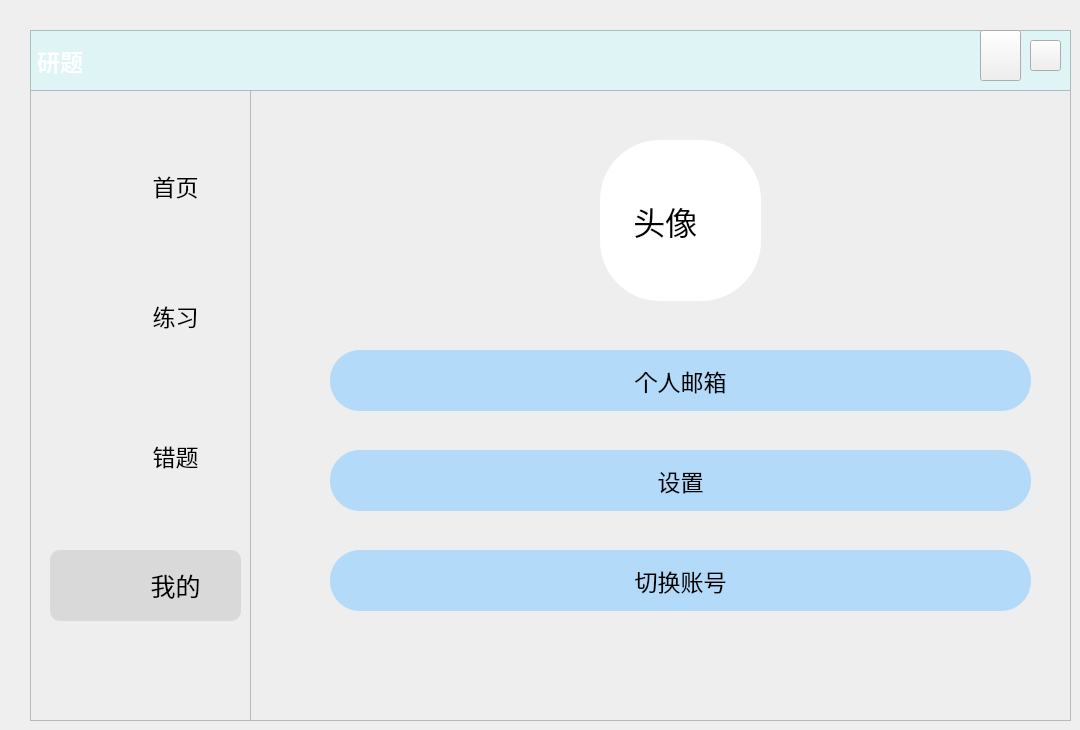
   <widget class="QWidget" name="page_4">
    <widget class="QPushButton" name="Bt_exit_4">
     <property name="geometry">
      <rect>
       <x>1030</x>
       <y>40</y>
       <width>31</width>
       <height>31</height>
      </rect>
     </property>
     <property name="styleSheet">
      <string notr="true">

QPushButton{
	
	border-image: url(:/新前缀/关闭窗口.png);
	

}
QPushButton:hover{
	
	background-color: rgb(255, 0, 0);
	border-radius:30px
}
QPushButton:pressed{
	padding-left:5px;
	padding-top:5px;
}</string>
     </property>
     <property name="text">
      <string/>
     </property>
    </widget>
    <widget class="QLabel" name="head_background_4">
     <property name="geometry">
      <rect>
       <x>30</x>
       <y>30</y>
       <width>1041</width>
       <height>61</height>
      </rect>
     </property>
     <property name="font">
      <font>
       <family>微软雅黑</family>
       <pointsize>17</pointsize>
       <weight>75</weight>
       <bold>true</bold>
      </font>
     </property>
     <property name="styleSheet">
      <string notr="true">background-color: rgb(222, 244, 245);
background-image: url(:/新前缀/背景1.png);
color: rgb(255, 255, 255);</string>
     </property>
     <property name="frameShape">
      <enum>QFrame::StyledPanel</enum>
     </property>
     <property name="frameShadow">
      <enum>QFrame::Sunken</enum>
     </property>
     <property name="text">
      <string>研题</string>
     </property>
    </widget>
    <widget class="QLabel" name="label_right_4">
     <property name="enabled">
      <bool>true</bool>
     </property>
     <property name="geometry">
      <rect>
       <x>250</x>
       <y>30</y>
       <width>821</width>
       <height>691</height>
      </rect>
     </property>
     <property name="styleSheet">
      <string notr="true">QFrame{
	background-color: rgb(238, 238, 238);
}</string>
     </property>
     <property name="frameShape">
      <enum>QFrame::StyledPanel</enum>
     </property>
     <property name="frameShadow">
      <enum>QFrame::Sunken</enum>
     </property>
     <property name="text">
      <string/>
     </property>
    </widget>
    <widget class="QPushButton" name="Bt_shiftacount">
     <property name="geometry">
      <rect>
       <x>330</x>
       <y>550</y>
       <width>701</width>
       <height>61</height>
      </rect>
     </property>
     <property name="font">
      <font>
       <family>微软雅黑</family>
       <pointsize>17</pointsize>
       <weight>50</weight>
       <bold>false</bold>
      </font>
     </property>
     <property name="styleSheet">
      <string notr="true">QPushButton{
	
	background-color: rgb(179, 218, 248);
	color: rgb(0, 0, 0);
	border-radius:30px
}
QPushButton:hover{
	background-color: rgb(217, 217, 217);
	border-radius:30px
}
QPushButton:pressed{
	padding-left:5px;
	padding-top:5px;
}</string>
     </property>
     <property name="text">
      <string>切换账号</string>
     </property>
    </widget>
    <widget class="QFrame" name="frame_left_4">
     <property name="geometry">
      <rect>
       <x>30</x>
       <y>30</y>
       <width>221</width>
       <height>691</height>
      </rect>
     </property>
     <property name="styleSheet">
      <string notr="true">QFrame{
	background-color: rgb(238, 238, 238);
	
}</string>
     </property>
     <property name="frameShape">
      <enum>QFrame::StyledPanel</enum>
     </property>
     <property name="frameShadow">
      <enum>QFrame::Sunken</enum>
     </property>
     <property name="lineWidth">
      <number>0</number>
     </property>
     <widget class="QPushButton" name="Bt_wrong_4">
      <property name="geometry">
       <rect>
        <x>80</x>
        <y>390</y>
        <width>131</width>
        <height>71</height>
       </rect>
      </property>
      <property name="font">
       <font>
        <family>微软雅黑</family>
        <pointsize>17</pointsize>
       </font>
      </property>
      <property name="cursor">
       <cursorShape>PointingHandCursor</cursorShape>
      </property>
      <property name="styleSheet">
       <string notr="true">QPushButton{
	border-radius:30px

}
QPushButton:hover{
	background-color: rgb(217, 217, 217);
	border-radius:30px
}
QPushButton:pressed{
padding-left:5px;
	padding-top:5px;
	background-color: rgb(242, 255, 254);
}</string>
      </property>
      <property name="text">
       <string>错题</string>
      </property>
     </widget>
     <widget class="QFrame" name="frame_chosen_4">
      <property name="geometry">
       <rect>
        <x>20</x>
        <y>520</y>
        <width>191</width>
        <height>71</height>
       </rect>
      </property>
      <property name="font">
       <font>
        <family>微软雅黑</family>
       </font>
      </property>
      <property name="styleSheet">
       <string notr="true">background-color: rgb(217, 217, 217);
border-radius:10px;
</string>
      </property>
      <property name="frameShape">
       <enum>QFrame::StyledPanel</enum>
      </property>
      <property name="frameShadow">
       <enum>QFrame::Raised</enum>
      </property>
     </widget>
     <widget class="QPushButton" name="Bt_mine_4">
      <property name="geometry">
       <rect>
        <x>80</x>
        <y>520</y>
        <width>131</width>
        <height>71</height>
       </rect>
      </property>
      <property name="font">
       <font>
        <family>微软雅黑</family>
        <pointsize>19</pointsize>
        <weight>50</weight>
        <bold>false</bold>
       </font>
      </property>
      <property name="cursor">
       <cursorShape>PointingHandCursor</cursorShape>
      </property>
      <property name="styleSheet">
       <string notr="true">QPushButton{
	color: rgb(0, 0, 0);
	color: rgb(0, 0, 0);
	border-radius:30px
}
QPushButton:pressed{
	padding-left:5px;
	padding-top:5px;
}
</string>
      </property>
      <property name="text">
       <string>我的</string>
      </property>
     </widget>
     <widget class="QPushButton" name="Bt_exercise_4">
      <property name="geometry">
       <rect>
        <x>80</x>
        <y>250</y>
        <width>131</width>
        <height>71</height>
       </rect>
      </property>
      <property name="font">
       <font>
        <family>微软雅黑</family>
        <pointsize>17</pointsize>
        <weight>50</weight>
        <bold>false</bold>
       </font>
      </property>
      <property name="cursor">
       <cursorShape>PointingHandCursor</cursorShape>
      </property>
      <property name="styleSheet">
       <string notr="true">QPushButton{
	border-radius:30px

}
QPushButton:hover{
	background-color: rgb(217, 217, 217);
	border-radius:30px
}
QPushButton:pressed{
padding-left:5px;
	padding-top:5px;
	background-color: rgb(242, 255, 254);
}
</string>
      </property>
      <property name="text">
       <string>练习</string>
      </property>
     </widget>
     <widget class="QLabel" name="label_exercise_4">
      <property name="geometry">
       <rect>
        <x>20</x>
        <y>260</y>
        <width>61</width>
        <height>51</height>
       </rect>
      </property>
      <property name="styleSheet">
       <string notr="true">image: url(:/新前缀/练习.png);</string>
      </property>
      <property name="text">
       <string/>
      </property>
     </widget>
     <widget class="QLabel" name="label_wrong_4">
      <property name="geometry">
       <rect>
        <x>20</x>
        <y>400</y>
        <width>61</width>
        <height>51</height>
       </rect>
      </property>
      <property name="styleSheet">
       <string notr="true">image: url(:/新前缀/错题.png);</string>
      </property>
      <property name="text">
       <string/>
      </property>
     </widget>
     <widget class="QLabel" name="label_mine_4">
      <property name="geometry">
       <rect>
        <x>20</x>
        <y>530</y>
        <width>61</width>
        <height>51</height>
       </rect>
      </property>
      <property name="styleSheet">
       <string notr="true">image: url(:/新前缀/我的.png);
background-color: rgb(217, 217, 217);</string>
      </property>
      <property name="text">
       <string/>
      </property>
     </widget>
     <widget class="QLabel" name="label_main_4">
      <property name="geometry">
       <rect>
        <x>20</x>
        <y>130</y>
        <width>61</width>
        <height>51</height>
       </rect>
      </property>
      <property name="styleSheet">
       <string notr="true">image: url(:/新前缀/首页.png);</string>
      </property>
      <property name="text">
       <string/>
      </property>
     </widget>
     <widget class="QPushButton" name="Bt_main_4">
      <property name="geometry">
       <rect>
        <x>80</x>
        <y>120</y>
        <width>131</width>
        <height>71</height>
       </rect>
      </property>
      <property name="font">
       <font>
        <family>微软雅黑</family>
        <pointsize>17</pointsize>
        <weight>50</weight>
        <italic>false</italic>
        <bold>false</bold>
        <underline>false</underline>
        <strikeout>false</strikeout>
       </font>
      </property>
      <property name="cursor">
       <cursorShape>PointingHandCursor</cursorShape>
      </property>
      <property name="styleSheet">
       <string notr="true">QPushButton{
	border-radius:30px

}
QPushButton:hover{
	background-color: rgb(217, 217, 217);
	border-radius:30px
}
QPushButton:pressed{
padding-left:5px;
	padding-top:5px;
	background-color: rgb(242, 255, 254);
}
</string>
      </property>
      <property name="text">
       <string>首页</string>
      </property>
     </widget>
    </widget>
    <widget class="QPushButton" name="Bt_setting">
     <property name="geometry">
      <rect>
       <x>330</x>
       <y>450</y>
       <width>701</width>
       <height>61</height>
      </rect>
     </property>
     <property name="font">
      <font>
       <family>微软雅黑</family>
       <pointsize>17</pointsize>
       <weight>50</weight>
       <bold>false</bold>
      </font>
     </property>
     <property name="styleSheet">
      <string notr="true">QPushButton{
	
	background-color: rgb(179, 218, 248);
	color: rgb(0, 0, 0);
	border-radius:30px
}
QPushButton:hover{
	background-color: rgb(217, 217, 217);
	border-radius:30px
}
QPushButton:pressed{
	padding-left:5px;
	padding-top:5px;
}</string>
     </property>
     <property name="text">
      <string>设置</string>
     </property>
    </widget>
    <widget class="QLabel" name="label_profile">
     <property name="geometry">
      <rect>
       <x>600</x>
       <y>140</y>
       <width>161</width>
       <height>161</height>
      </rect>
     </property>
     <property name="font">
      <font>
       <family>微软雅黑</family>
       <pointsize>24</pointsize>
      </font>
     </property>
     <property name="styleSheet">
      <string notr="true">border-radius:60px;
background-color: rgb(255, 255, 255);</string>
     </property>
     <property name="text">
      <string>    头像</string>
     </property>
    </widget>
    <widget class="QPushButton" name="Bt_email">
     <property name="geometry">
      <rect>
       <x>330</x>
       <y>350</y>
       <width>701</width>
       <height>61</height>
      </rect>
     </property>
     <property name="font">
      <font>
       <family>微软雅黑</family>
       <pointsize>17</pointsize>
       <weight>50</weight>
       <bold>false</bold>
      </font>
     </property>
     <property name="styleSheet">
      <string notr="true">QPushButton{
	
	background-color: rgb(179, 218, 248);
	color: rgb(0, 0, 0);
	border-radius:30px
}
QPushButton:hover{
	background-color: rgb(217, 217, 217);
	border-radius:30px
}
QPushButton:pressed{
	padding-left:5px;
	padding-top:5px;
}</string>
     </property>
     <property name="text">
      <string>个人邮箱</string>
     </property>
    </widget>
    <widget class="QPushButton" name="Bt_minimise_4">
     <property name="geometry">
      <rect>
       <x>980</x>
       <y>30</y>
       <width>41</width>
       <height>51</height>
      </rect>
     </property>
     <property name="styleSheet">
      <string notr="true">
QPushButton{
	
	border-image: url(:/新前缀/最小化.png);
}
QPushButton:hover{
	background-color: rgb(217, 217, 217);
	border-radius:30px
}
QPushButton:pressed{
	padding-left:5px;
	padding-top:5px;
}</string>
     </property>
     <property name="text">
      <string/>
     </property>
     <property name="icon">
      <iconset>
       <normaloff>:/icon/res/icon/最小化.png</normaloff>:/icon/res/icon/最小化.png</iconset>
     </property>
    </widget>
    <zorder>label_right_4</zorder>
    <zorder>Bt_shiftacount</zorder>
    <zorder>frame_left_4</zorder>
    <zorder>Bt_setting</zorder>
    <zorder>label_profile</zorder>
    <zorder>Bt_email</zorder>
    <zorder>head_background_4</zorder>
    <zorder>Bt_exit_4</zorder>
    <zorder>Bt_minimise_4</zorder>
   </widget>
